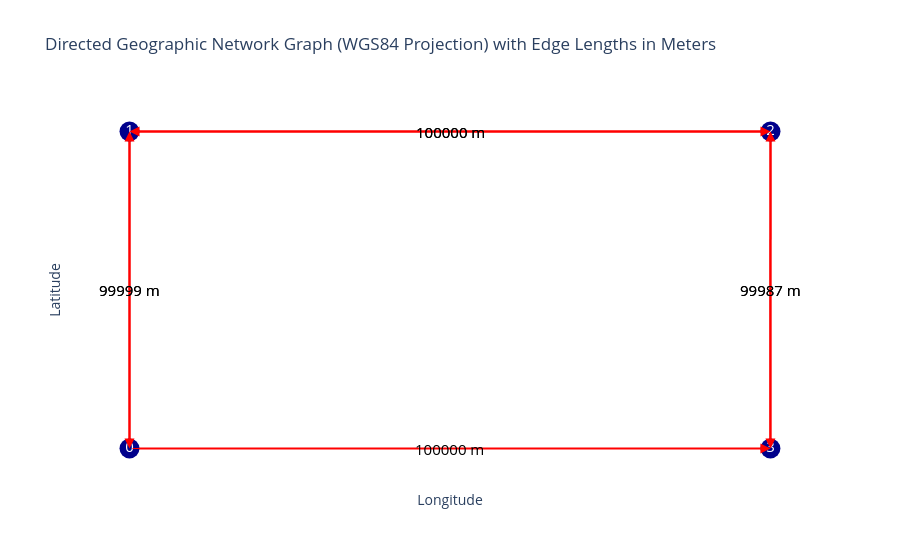

The code cell stored with this chart in its notebook:
### Code cell
graph_module.plot_graph(FG)

### Figure 1 — Plotly figure (JSON) as saved in the notebook; plotly's stock layout.template omitted (floating-point values rounded to 4 significant figures)
{"data": [{"hoverinfo": "none", "line": {"color": "red", "width": 2}, "mode": "lines", "type": "scatter", "x": [0, 0], "y": [0, 0.9044]}, {"hoverinfo": "none", "line": {"color": "red", "width": 2}, "mode": "lines", "type": "scatter", "x": [0, 0.8983], "y": [0, 0]}, {"hoverinfo": "none", "line": {"color": "red", "width": 2}, "mode": "lines", "type": "scatter", "x": [0, 0], "y": [0.9044, 0]}, {"hoverinfo": "none", "line": {"color": "red", "width": 2}, "mode": "lines", "type": "scatter", "x": [0, 0.8984], "y": [0.9044, 0.9043]}, {"hoverinfo": "none", "line": {"color": "red", "width": 2}, "mode": "lines", "type": "scatter", "x": [0.8984, 0], "y": [0.9043, 0.9044]}, {"hoverinfo": "none", "line": {"color": "red", "width": 2}, "mode": "lines", "type": "scatter", "x": [0.8984, 0.8983], "y": [0.9043, 0]}, {"hoverinfo": "none", "line": {"color": "red", "width": 2}, "mode": "lines", "type": "scatter", "x": [0.8983, 0.8984], "y": [0, 0.9043]}, {"hoverinfo": "text", "marker": {"color": "darkblue", "size": 20}, "mode": "markers+text", "text": ["0", "1", "2", "3"], "textfont": {"color": "white", "size": 15}, "textposition": "middle center", "type": "scatter", "x": [0, 0, 0.8984, 0.8983], "y": [0, 0.9044, 0.9043, 0]}], "layout": {"annotations": [{"arrowcolor": "red", "arrowhead": 2, "arrowsize": 2, "arrowwidth": 1, "ax": 0, "axref": "x", "ay": 0, "ayref": "y", "showarrow": true, "x": 0, "xref": "x", "y": 0.9044, "yref": "y"}, {"arrowcolor": "red", "arrowhead": 2, "arrowsize": 2, "arrowwidth": 1, "ax": 0, "axref": "x", "ay": 0, "ayref": "y", "showarrow": true, "x": 0.8983, "xref": "x", "y": 0, "yref": "y"}, {"arrowcolor": "red", "arrowhead": 2, "arrowsize": 2, "arrowwidth": 1, "ax": 0, "axref": "x", "ay": 0.9044, "ayref": "y", "showarrow": true, "x": 0, "xref": "x", "y": 0, "yref": "y"}, {"arrowcolor": "red", "arrowhead": 2, "arrowsize": 2, "arrowwidth": 1, "ax": 0, "axref": "x", "ay": 0.9044, "ayref": "y", "showarrow": true, "x": 0.8984, "xref": "x", "y": 0.9043, "yref": "y"}, {"arrowcolor": "red", "arrowhead": 2, "arrowsize": 2, "arrowwidth": 1, "ax": 0.8984, "axref": "x", "ay": 0.9043, "ayref": "y", "showarrow": true, "x": 0, "xref": "x", "y": 0.9044, "yref": "y"}, {"arrowcolor": "red", "arrowhead": 2, "arrowsize": 2, "arrowwidth": 1, "ax": 0.8984, "axref": "x", "ay": 0.9043, "ayref": "y", "showarrow": true, "x": 0.8983, "xref": "x", "y": 0, "yref": "y"}, {"arrowcolor": "red", "arrowhead": 2, "arrowsize": 2, "arrowwidth": 1, "ax": 0.8983, "axref": "x", "ay": 0, "ayref": "y", "showarrow": true, "x": 0.8984, "xref": "x", "y": 0.9043, "yref": "y"}, {"font": {"color": "black", "size": 15}, "showarrow": false, "text": "99999 m", "x": 0, "y": 0.4522}, {"font": {"color": "black", "size": 15}, "showarrow": false, "text": "100000 m", "x": 0.4492, "y": 0}, {"font": {"color": "black", "size": 15}, "showarrow": false, "text": "99999 m", "x": 0, "y": 0.4522}, {"font": {"color": "black", "size": 15}, "showarrow": false, "text": "100000 m", "x": 0.4492, "y": 0.9043}, {"font": {"color": "black", "size": 15}, "showarrow": false, "text": "100000 m", "x": 0.4492, "y": 0.9043}, {"font": {"color": "black", "size": 15}, "showarrow": false, "text": "99987 m", "x": 0.8984, "y": 0.4521}, {"font": {"color": "black", "size": 15}, "showarrow": false, "text": "99987 m", "x": 0.8984, "y": 0.4521}], "plot_bgcolor": "white", "showlegend": false, "title": {"text": "Directed Geographic Network Graph (WGS84 Projection) with Edge Lengths in Meters"}, "xaxis": {"showgrid": false, "showticklabels": false, "title": {"text": "Longitude"}, "zeroline": false}, "yaxis": {"showgrid": false, "showticklabels": false, "title": {"text": "Latitude"}, "zeroline": false}}}
